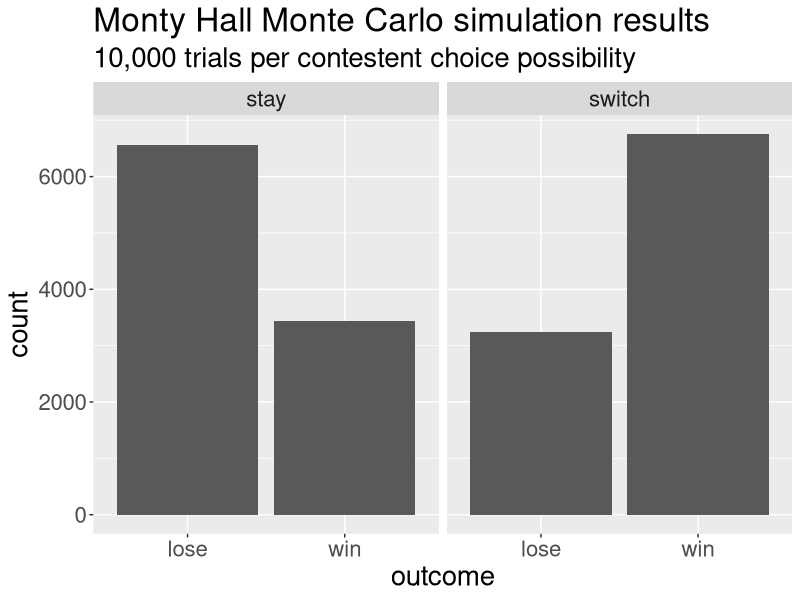

Source code (R):
## ---- chunk 1
#| message: false

library(ggplot2)
library(dplyr)
library(tidyr)

monty_hall <- function(stay){
    
  doors <- c("A", "B", "C")              # using ABC due to a quirk in sample()

  prize_door <- sample(doors, 1)
  contestant_choice <- sample(doors, 1)
    
  reveal_door <-                                # Monty can't reveal door with the prize,
    union(prize_door, contestant_choice) %>%    # nor the selected door, so...
    setdiff(doors, .) %>%                       # we remove those choices 
    sample(1)  

  switch_offer <- setdiff(doors, c(contestant_choice, reveal_door))
    
  ifelse(prize_door == ifelse(stay, contestant_choice, switch_offer),
         "win", "lose")
    # the function returns the strings "win" and "lose"
    # when stay is TRUE, check if the prize door matches the contestant's choice
    # when stay is FALSE, check if the prize door matches the door offered in a switch
}
## ---- chunk 2
monty_stay_trials <- replicate(10000, monty_hall(stay = TRUE))
monty_switch_trials <- replicate(10000, monty_hall(stay = FALSE))

data.frame(stay = monty_stay_trials, switch = monty_switch_trials) %>%
  pivot_longer(everything(), names_to = "choice", values_to = "outcome") %>% 
  ggplot(aes(x = outcome)) +
    geom_bar(stat = "count") +
    facet_wrap(~choice) +
    labs(title = "Monty Hall Monte Carlo simulation results",
         subtitle = "10,000 trials per contestent choice possibility") +
    theme(text = element_text(size = 20))
## ---- chunk 3
mean(monty_switch_trials == "win")
